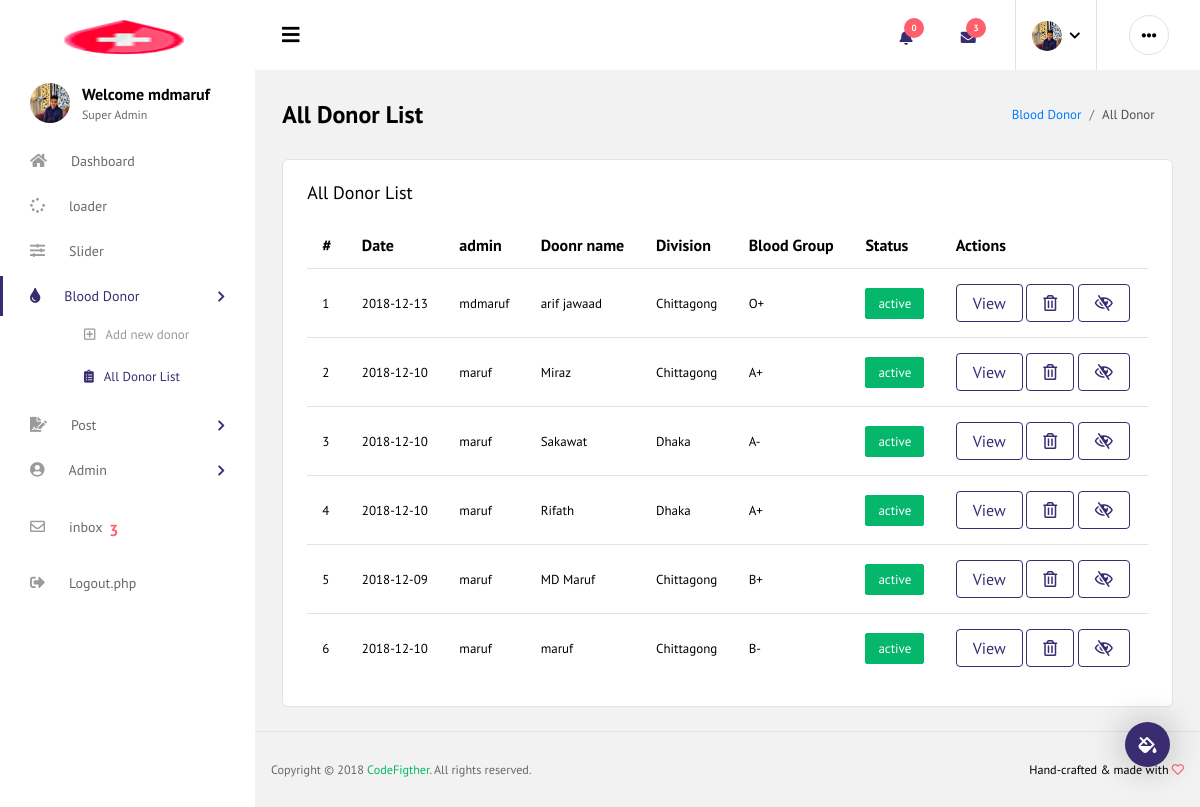
The app's page /admin/all_donor.php (signed in) with its own data.
### admin/all_donor.php (the view, shortened to what this page needs)
<?php
include "../include/db.php" ;
 ?>
<!DOCTYPE html>
<html lang="en">
<head>
  <link rel="stylesheet" href="vendors/iconfonts/font-awesome/css/all.min.css">
  <link rel="stylesheet" href="vendors/css/vendor.bundle.base.css">
  <link rel="stylesheet" href="vendors/css/vendor.bundle.addons.css">
  <link rel="stylesheet" href="css/style.css">
</head>
<body>
  <div class="container-scroller">
   <?php include "header.php" ?>
    <div class="container-fluid page-body-wrapper">
    <?php include "side_nav.php" ?>
      <div class="main-panel">
        <div class="content-wrapper">
          <div class="page-header">
            <h3 class="page-title">
             All Donor List
            </h3>
            <nav aria-label="breadcrumb">
              <ol class="breadcrumb">
                <li class="breadcrumb-item"><a href="#">Blood Donor</a></li>
                <li class="breadcrumb-item active" aria-current="page">All Donor</li>
              </ol>
            </nav>
          </div>
          <div class="card">
            <div class="card-body">
              <h4 class="card-title"> All Donor List</h4>
              <div class="row">
                <div class="col-12">
                  <div class="table-responsive">
                    <table id="order-listing" class="table">
                      <thead>
                        <tr>
                            <th>#</th>
                            <th>Date</th>
                            <th>admin</th>
                            <th>Doonr name</th>
                            <th>Division</th>
                            <th>Blood Group</th>
                            <th>Status</th>
                            <th>Actions</th>
                        </tr>
                      </thead>
                      <tbody>
                        <?php
                        $query="SELECT * FROM `donor list` ORDER BY id DESC";
                        $run=mysqli_query($conn,$query);
                        if ($run) {
                       $i=0;
                        while ($rows=mysqli_fetch_array($run)) {
                        $i++;
                         ?>
                        <tr>
                            <td><?php echo $i; ?></td>
                            <td><?php echo $rows['date']; ?></td>
                            <td><?php echo $rows['admin']; ?></td>
                            <td><?php echo $rows['name']; ?></td>
                            <td><?php echo $rows['division']; ?></td>
                            <td><?php echo $rows['blood_group']; ?></td>
                            <td>
                              <label class="badge <?php
                               if($rows['status']=="active")
                              {
                                echo "badge-success" ;
                              }
                               elseif($rows['status']=="deactivate")
                               {
                                echo "badge-danger" ;
                              }
                              else{
                                echo "badge-info" ;
                              } ?> ">
                                <?php echo $rows['status']; ?>
                              </label>
                            </td>
                            <td>
                             <a href="donor_details_for_admin.php?id=<?php echo $rows['id'] ; ?>">
                              <button class="btn btn-outline-primary">View</button>
                              </a>
                               <a href="trash/donor_delete.php?id=<?php echo $rows['id'] ; ?>">
                                <button class="btn btn-outline-primary"><i class="far fa-trash-alt"></i></button>
                              </a>
                              <a href="edit/donor_activity.php?id=<?php echo $rows['id'] ; ?>">
                                <button class="btn btn-outline-primary"><i class="
                                  <?php
                               if($rows['status']=="active")
                              {
                                echo "far fa-eye-slash" ;
                              }
                               elseif($rows['status']=="deactivate")
                               {
                                echo "fas fa-eye" ;
                              }
                              else{
                                echo "fas fa-plus";
                              }
                               ?>
                                  "></i></button>
                              </a>
                            </td>
                        </tr>
                        <?php }  } ?>
                      </tbody>
                    </table>
                  </div>
                </div>
              </div>
            </div>
          </div>
        </div>
        <footer class="footer">
          <div class="d-sm-flex justify-content-center justify-content-sm-between">
            <span class="text-muted text-center text-sm-left d-block d-sm-inline-block">Copyright © 2018 <a href="#" target="_blank">CodeFigther</a>. All rights reserved.</span>
            <span class="float-none float-sm-right d-block mt-1 mt-sm-0 text-center">Hand-crafted & made with <i class="far fa-heart text-danger"></i></span>
          </div>
        </footer>
      </div>
    </div>
  </div>
</body>
</html>

### admin/header.php (shortened to what this page needs)
<?php
$picture=$_SESSION['admin_profile'];
$admin_name=$_SESSION['admin_name'];
 ?>
<nav class="navbar col-lg-12 col-12 p-0 fixed-top d-flex flex-row default-layout-navbar">
  <div class="text-center navbar-brand-wrapper d-flex align-items-center justify-content-center">
    <a class="navbar-brand brand-logo" href="../index.php"><img src="images/logo.png" alt="logo"/></a>
  </div>
  <div class="navbar-menu-wrapper d-flex align-items-stretch">
    <button class="navbar-toggler navbar-toggler align-self-center" type="button" data-toggle="minimize">
    <span class="fas fa-bars"></span>
    </button>
    <ul class="navbar-nav navbar-nav-right">
      <li class="nav-item dropdown">
        <a class="nav-link count-indicator dropdown-toggle" id="notificationDropdown" href="#" data-toggle="dropdown">
          <i class="fas fa-bell mx-0"></i>
          <?php
          $noti_count="SELECT count(id) AS total FROM `donor list` WHERE status='request'";
          $run_noti_count=mysqli_query($conn,$noti_count);
          $noti_fetch=mysqli_fetch_assoc($run_noti_count);
          $notifications=$noti_fetch['total'];
          ?>
          <span class="count"><?php echo $notifications; ?></span>
        </a>
      </li>
      <li class="nav-item dropdown">
        <a class="nav-link count-indicator dropdown-toggle" id="messageDropdown" href="#" data-toggle="dropdown" aria-expanded="false">
          <i class="fas fa-envelope mx-0"></i>
          <span class="count"><?php
          $msg_query="SELECT count(id) as total FROM `massage` WHERE status='unread'";
          $run_msg_query=mysqli_query($conn,$msg_query);
          $count_masg=mysqli_fetch_assoc($run_msg_query);
          $total=$count_masg['total'];
          echo $total;
           ?></span>
        </a>
        <div class="dropdown-menu dropdown-menu-right navbar-dropdown preview-list" aria-labelledby="messageDropdown">
      <li class="nav-item nav-profile dropdown">
        <a class="nav-link dropdown-toggle" href="#" data-toggle="dropdown" id="profileDropdown">
          <img src="admin/<?php echo $picture ?>" alt="profile"/>
        </a>
      </li>
      <li class="nav-item nav-settings d-none d-lg-block">
        <a class="nav-link" href="#">
          <i class="fas fa-ellipsis-h"></i>
        </a>
      </li>
    </ul>
  </div>
</nav>

### admin/side_nav.php (shortened to what this page needs)
<div class="theme-setting-wrapper">
  <div id="settings-trigger"><i class="fas fa-fill-drip"></i></div>
</div>
<nav class="sidebar sidebar-offcanvas" id="sidebar">
  <ul class="nav">
    <li class="nav-item nav-profile">
      <div class="nav-link">
        <div class="profile-image">
          <img src="admin/<?php echo $picture ?>" alt="image"/>
        </div>
        <div class="profile-name">
          <p class="name">
            Welcome <?php echo $admin_name; ?>
          </p>
          <p class="designation">
            Super Admin
          </p>
        </div>
      </div>
    </li>
    <li class="nav-item">
      <a class="nav-link" href="index.php">
        <i class="fa fa-home menu-icon"></i>
        <span class="menu-title">Dashboard</span>
      </a>
    </li>
    <li class="nav-item">
      <a class="nav-link" href="loaders.php">
        <i class="fas fa-spinner menu-icon"></i>
        <span class="menu-title">loader</span>
      </a>
    </li>
    <li class="nav-item">
      <a class="nav-link" href="add_new_slider.php">
        <i class="fas fa-sliders-h menu-icon"></i>
        <span class="menu-title">Slider</span>
      </a>
    </li>
    <li class="nav-item">
      <a class="nav-link" data-toggle="collapse" href="#page-layouts" aria-expanded="false" aria-controls="page-layouts">
        <i class="fas fa-tint menu-icon"></i>
        <span class="menu-title">Blood Donor</span>
        <i class="menu-arrow"></i>
      </a>
      <div class="collapse" id="page-layouts">
        <ul class="nav flex-column sub-menu">
          <li class="nav-item d-none d-lg-block"> <a class="nav-link" href="add_new_donor.php"><i class="far fa-plus-square"></i>&nbsp&nbsp Add new donor</a></li>
          <li class="nav-item d-none d-lg-block"> <a class="nav-link" href="all_donor.php"><i class="fas fa-clipboard-list"></i>&nbsp&nbsp All Donor List</a></li>
        </ul>
      </div>
    </li>
    <li class="nav-item d-none d-lg-block">
      <a class="nav-link" data-toggle="collapse" href="#sidebar-layouts" aria-expanded="false" aria-controls="sidebar-layouts">
        <i class="fas fa-file-signature menu-icon"></i>
        <span class="menu-title">Post</span>
        <i class="menu-arrow"></i>
      </a>
    </li>
    <li class="nav-item">
      <a class="nav-link" data-toggle="collapse" href="#ui-basic" aria-expanded="false" aria-controls="ui-basic">
       <i class="fas fa-user-circle menu-icon"></i>
        <span class="menu-title">Admin</span>
        <i class="menu-arrow"></i>
      </a>
    </li>
    <li class="nav-item">
      <a class="nav-link" href="inbox.php">
        <i class="far fa-envelope menu-icon"></i>
        <span class="menu-title">inbox</span> &nbsp&nbsp <h5 class="text-danger" style="margin-top: 15px;"><?php echo $total; ?></h5>
      </a>
    </li>
    <li class="nav-item">
      <a class="nav-link" href="log_out.php">
        <i class="fas fa-sign-out-alt menu-icon"></i>
        <span class="menu-title">Logout.php</span>
      </a>
    </li>
  </ul>
</nav>

### records on screen
donor list: date "2018-12-13", admin "mdmaruf", name "arif jawaad", division "Chittagong", blood_group "O+", status "active"
donor list: date "2018-12-10", admin "maruf", name "Miraz", division "Chittagong", blood_group "A+", status "active"
donor list: date "2018-12-10", admin "maruf", name "Sakawat", division "Dhaka", blood_group "A-", status "active"
donor list: date "2018-12-10", admin "maruf", name "Rifath", division "Dhaka", blood_group "A+", status "active"
donor list: date "2018-12-09", admin "maruf", name "MD Maruf", division "Chittagong", blood_group "B+", status "active"
donor list: date "2018-12-10", admin "maruf", name "maruf", division "Chittagong", blood_group "B-", status "active"

### other values on screen
$notifications "0"
$total "3"
$admin_name "mdmaruf"
